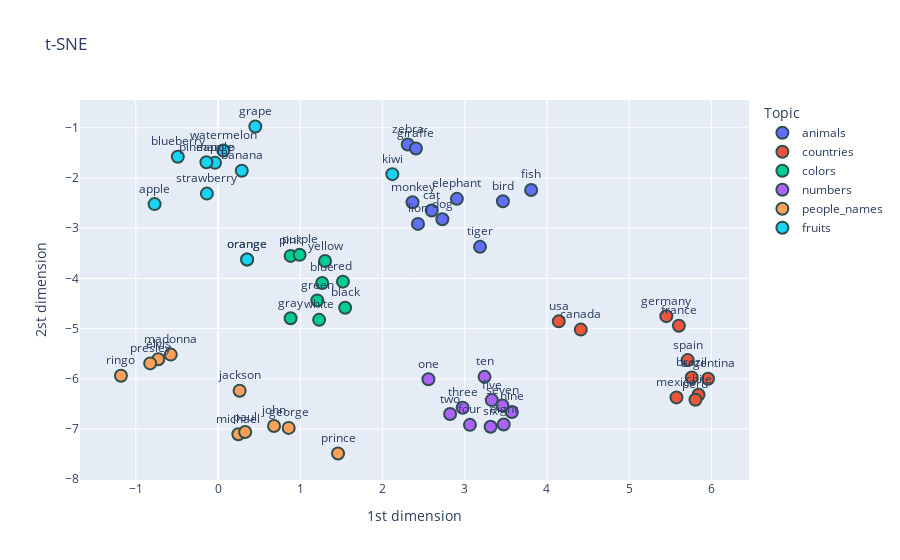

Source (notebook cell):
### Markdown cell above
Thời gian fit với dữ liệu của t-sne tương đối lâu so với pca. Điều này dễ hiểu vì t-sne thường yêu cầu số lần lặp đủ lớn để có thể đạt được trạng thái phù hợp, việc này có thể còn lâu hơn nếu người dùng đưa ra số vòng lặp lớn hơn.

### Code cell
fig = px.scatter(
    x=X_transformed[:, 0],
    y=X_transformed[:, 1],
    color=df['topic'],
    text=df['word'],
    title='t-SNE',
    labels={'x': '1st dimension', 'y': '2st dimension'},
)

fig.update_layout(legend_title_text='Topic')

fig.update_traces(
    textposition='top center',
    marker=dict(size=12,
                line=dict(width=2,
                          color='DarkSlateGrey'))
)

### Figure 1 — Plotly figure (JSON) as saved in the notebook; plotly's stock layout.template omitted (floating-point values rounded to 4 significant figures)
{"data": [{"hovertemplate": "color=animals<br>1st dimension=%{x}<br>2st dimension=%{y}<br>text=%{text}<extra></extra>", "legendgroup": "animals", "marker": {"color": "#636efa", "line": {"color": "DarkSlateGrey", "width": 2}, "size": 12, "symbol": "circle"}, "mode": "markers+text", "name": "animals", "orientation": "v", "showlegend": true, "text": ["fish", "bird", "dog", "tiger", "cat", "lion", "elephant", "monkey", "zebra", "giraffe"], "textposition": "top center", "type": "scatter", "x": [3.807, 3.464, 2.728, 3.186, 2.598, 2.432, 2.905, 2.365, 2.307, 2.407], "xaxis": "x", "y": [-2.238, -2.462, -2.822, -3.372, -2.646, -2.915, -2.415, -2.482, -1.333, -1.413], "yaxis": "y"}, {"hovertemplate": "color=countries<br>1st dimension=%{x}<br>2st dimension=%{y}<br>text=%{text}<extra></extra>", "legendgroup": "countries", "marker": {"color": "#EF553B", "line": {"color": "DarkSlateGrey", "width": 2}, "size": 12, "symbol": "circle"}, "mode": "markers+text", "name": "countries", "orientation": "v", "showlegend": true, "text": ["france", "germany", "canada", "mexico", "spain", "brazil", "argentina", "usa", "chile", "peru"], "textposition": "top center", "type": "scatter", "x": [5.604, 5.452, 4.412, 5.575, 5.711, 5.761, 5.959, 4.144, 5.844, 5.806], "xaxis": "x", "y": [-4.942, -4.752, -5.02, -6.371, -5.628, -5.973, -6.001, -4.856, -6.319, -6.419], "yaxis": "y"}, {"hovertemplate": "color=colors<br>1st dimension=%{x}<br>2st dimension=%{y}<br>text=%{text}<extra></extra>", "legendgroup": "colors", "marker": {"color": "#00cc96", "line": {"color": "DarkSlateGrey", "width": 2}, "size": 12, "symbol": "circle"}, "mode": "markers+text", "name": "colors", "orientation": "v", "showlegend": true, "text": ["white", "black", "red", "green", "blue", "yellow", "orange", "gray", "pink", "purple"], "textposition": "top center", "type": "scatter", "x": [1.229, 1.546, 1.519, 1.207, 1.266, 1.301, 0.3536, 0.8826, 0.8831, 0.9926], "xaxis": "x", "y": [-4.826, -4.586, -4.065, -4.438, -4.091, -3.654, -3.624, -4.794, -3.552, -3.531], "yaxis": "y"}, {"hovertemplate": "color=numbers<br>1st dimension=%{x}<br>2st dimension=%{y}<br>text=%{text}<extra></extra>", "legendgroup": "numbers", "marker": {"color": "#ab63fa", "line": {"color": "DarkSlateGrey", "width": 2}, "size": 12, "symbol": "circle"}, "mode": "markers+text", "name": "numbers", "orientation": "v", "showlegend": true, "text": ["one", "two", "three", "four", "five", "six", "seven", "eight", "nine", "ten"], "textposition": "top center", "type": "scatter", "x": [2.559, 2.822, 2.975, 3.063, 3.329, 3.315, 3.458, 3.474, 3.573, 3.241], "xaxis": "x", "y": [-6.009, -6.703, -6.578, -6.917, -6.424, -6.956, -6.531, -6.91, -6.661, -5.961], "yaxis": "y"}, {"hovertemplate": "color=people_names<br>1st dimension=%{x}<br>2st dimension=%{y}<br>text=%{text}<extra></extra>", "legendgroup": "people_names", "marker": {"color": "#FFA15A", "line": {"color": "DarkSlateGrey", "width": 2}, "size": 12, "symbol": "circle"}, "mode": "markers+text", "name": "people_names", "orientation": "v", "showlegend": true, "text": ["john", "george", "michael", "paul", "jackson", "prince", "elvis", "madonna", "presley", "ringo"], "textposition": "top center", "type": "scatter", "x": [0.681, 0.859, 0.247, 0.33, 0.2624, 1.459, -0.7267, -0.5752, -0.8254, -1.181], "xaxis": "x", "y": [-6.939, -6.978, -7.103, -7.061, -6.237, -7.488, -5.61, -5.518, -5.693, -5.94], "yaxis": "y"}, {"hovertemplate": "color=fruits<br>1st dimension=%{x}<br>2st dimension=%{y}<br>text=%{text}<extra></extra>", "legendgroup": "fruits", "marker": {"color": "#19d3f3", "line": {"color": "DarkSlateGrey", "width": 2}, "size": 12, "symbol": "circle"}, "mode": "markers+text", "name": "fruits", "orientation": "v", "showlegend": true, "text": ["orange", "apple", "banana", "grape", "strawberry", "mango", "pineapple", "kiwi", "watermelon", "blueberry"], "textposition": "top center", "type": "scatter", "x": [0.3536, -0.772, 0.2887, 0.4532, -0.136, -0.0367, -0.1413, 2.12, 0.06384, -0.4893], "xaxis": "x", "y": [-3.624, -2.52, -1.856, -0.9741, -2.311, -1.699, -1.685, -1.923, -1.452, -1.575], "yaxis": "y"}], "layout": {"legend": {"title": {"text": "Topic"}, "tracegroupgap": 0}, "title": {"text": "t-SNE"}, "xaxis": {"anchor": "y", "domain": [0, 1], "title": {"text": "1st dimension"}}, "yaxis": {"anchor": "x", "domain": [0, 1], "title": {"text": "2st dimension"}}}}
